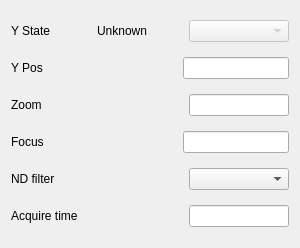
<?xml version="1.0" encoding="UTF-8"?>
<ui version="4.0">
 <class>Form</class>
 <widget class="QWidget" name="Form">
  <property name="enabled">
   <bool>true</bool>
  </property>
  <property name="geometry">
   <rect>
    <x>0</x>
    <y>0</y>
    <width>300</width>
    <height>248</height>
   </rect>
  </property>
  <property name="minimumSize">
   <size>
    <width>300</width>
    <height>200</height>
   </size>
  </property>
  <property name="maximumSize">
   <size>
    <width>300</width>
    <height>16777215</height>
   </size>
  </property>
  <property name="windowTitle">
   <string>Form</string>
  </property>
  <layout class="QGridLayout" name="gridLayout">
   <item row="0" column="1" colspan="2">
    <widget class="PyDMLabel" name="yStateReadback">
     <property name="minimumSize">
      <size>
       <width>80</width>
       <height>0</height>
      </size>
     </property>
     <property name="toolTip">
      <string/>
     </property>
     <property name="text">
      <string>Unknown</string>
     </property>
     <property name="channel" stdset="0">
      <string>ca://IM1L0:XTES:MMS:STATE:GET_RBV</string>
     </property>
    </widget>
   </item>
   <item row="0" column="3">
    <widget class="PyDMEnumComboBox" name="yStateComboBox">
     <property name="enabled">
      <bool>false</bool>
     </property>
     <property name="minimumSize">
      <size>
       <width>100</width>
       <height>0</height>
      </size>
     </property>
     <property name="toolTip">
      <string/>
     </property>
     <property name="channel" stdset="0">
      <string>ca://IM1L0:XTES:MMS:STATE:SET</string>
     </property>
    </widget>
   </item>
   <item row="1" column="0">
    <widget class="QLabel" name="yPosLabel">
     <property name="minimumSize">
      <size>
       <width>80</width>
       <height>0</height>
      </size>
     </property>
     <property name="text">
      <string>Y Pos</string>
     </property>
    </widget>
   </item>
   <item row="1" column="1">
    <widget class="PyDMLabel" name="yPosReadback">
     <property name="minimumSize">
      <size>
       <width>80</width>
       <height>0</height>
      </size>
     </property>
     <property name="toolTip">
      <string/>
     </property>
     <property name="channel" stdset="0">
      <string>ca://IM1L0:XTES:MMS.RBV</string>
     </property>
    </widget>
   </item>
   <item row="1" column="2" colspan="2">
    <widget class="PyDMLineEdit" name="yPosLineEdit">
     <property name="minimumSize">
      <size>
       <width>100</width>
       <height>0</height>
      </size>
     </property>
     <property name="toolTip">
      <string/>
     </property>
     <property name="channel" stdset="0">
      <string>ca://IM1L0:XTES:MMS.VAL</string>
     </property>
    </widget>
   </item>
   <item row="2" column="0">
    <widget class="QLabel" name="zoomLabel">
     <property name="minimumSize">
      <size>
       <width>80</width>
       <height>0</height>
      </size>
     </property>
     <property name="text">
      <string>Zoom</string>
     </property>
    </widget>
   </item>
   <item row="2" column="1">
    <widget class="PyDMLabel" name="zoomReadback">
     <property name="minimumSize">
      <size>
       <width>80</width>
       <height>0</height>
      </size>
     </property>
     <property name="toolTip">
      <string/>
     </property>
     <property name="channel" stdset="0">
      <string>ca://IM1L0:XTES:CLZ.RBV</string>
     </property>
    </widget>
   </item>
   <item row="2" column="3">
    <widget class="PyDMLineEdit" name="zoomLineEdit">
     <property name="minimumSize">
      <size>
       <width>100</width>
       <height>0</height>
      </size>
     </property>
     <property name="toolTip">
      <string/>
     </property>
     <property name="channel" stdset="0">
      <string>ca://IM1L0:XTES:CLZ.VAL</string>
     </property>
    </widget>
   </item>
   <item row="3" column="0">
    <widget class="QLabel" name="focusLabel">
     <property name="minimumSize">
      <size>
       <width>80</width>
       <height>0</height>
      </size>
     </property>
     <property name="text">
      <string>Focus</string>
     </property>
    </widget>
   </item>
   <item row="3" column="1">
    <widget class="PyDMLabel" name="focusReadback">
     <property name="minimumSize">
      <size>
       <width>80</width>
       <height>0</height>
      </size>
     </property>
     <property name="toolTip">
      <string/>
     </property>
     <property name="channel" stdset="0">
      <string>ca://IM1L0:XTES:CLF.RBV</string>
     </property>
    </widget>
   </item>
   <item row="3" column="2" colspan="2">
    <widget class="PyDMLineEdit" name="focusLineEdit">
     <property name="minimumSize">
      <size>
       <width>100</width>
       <height>0</height>
      </size>
     </property>
     <property name="toolTip">
      <string/>
     </property>
     <property name="channel" stdset="0">
      <string>ca://IM1L0:XTES:CLF.VAL</string>
     </property>
    </widget>
   </item>
   <item row="4" column="0">
    <widget class="QLabel" name="ndLabel">
     <property name="minimumSize">
      <size>
       <width>80</width>
       <height>0</height>
      </size>
     </property>
     <property name="text">
      <string>ND filter</string>
     </property>
    </widget>
   </item>
   <item row="4" column="1">
    <widget class="PyDMLabel" name="ndStateReadback">
     <property name="minimumSize">
      <size>
       <width>80</width>
       <height>0</height>
      </size>
     </property>
     <property name="toolTip">
      <string/>
     </property>
     <property name="channel" stdset="0">
      <string>ca://IM1L0:XTES:MFW:GET_RBV</string>
     </property>
    </widget>
   </item>
   <item row="4" column="3">
    <widget class="PyDMEnumComboBox" name="ndStateComboBox">
     <property name="minimumSize">
      <size>
       <width>100</width>
       <height>0</height>
      </size>
     </property>
     <property name="toolTip">
      <string/>
     </property>
     <property name="channel" stdset="0">
      <string>ca://IM1L0:XTES:MFW:SET</string>
     </property>
    </widget>
   </item>
   <item row="5" column="0">
    <widget class="QLabel" name="acquireLabel">
     <property name="minimumSize">
      <size>
       <width>80</width>
       <height>0</height>
      </size>
     </property>
     <property name="text">
      <string>Acquire time</string>
     </property>
    </widget>
   </item>
   <item row="5" column="1">
    <widget class="PyDMLabel" name="acquireReadback">
     <property name="minimumSize">
      <size>
       <width>80</width>
       <height>0</height>
      </size>
     </property>
     <property name="toolTip">
      <string/>
     </property>
     <property name="channel" stdset="0">
      <string>ca://IM1L0:XTES:CAM:AcquireTime_RBV</string>
     </property>
    </widget>
   </item>
   <item row="5" column="3">
    <widget class="PyDMLineEdit" name="acquireLineEdit">
     <property name="minimumSize">
      <size>
       <width>100</width>
       <height>0</height>
      </size>
     </property>
     <property name="toolTip">
      <string/>
     </property>
     <property name="channel" stdset="0">
      <string>ca://IM1L0:XTES:CAM:AcquireTime</string>
     </property>
    </widget>
   </item>
   <item row="0" column="0">
    <widget class="QLabel" name="yStateLabel">
     <property name="text">
      <string>Y State</string>
     </property>
    </widget>
   </item>
  </layout>
 </widget>
 <customwidgets>
  <customwidget>
   <class>PyDMLabel</class>
   <extends>QLabel</extends>
   <header>pydm.widgets.label</header>
  </customwidget>
  <customwidget>
   <class>PyDMEnumComboBox</class>
   <extends>QComboBox</extends>
   <header>pydm.widgets.enum_combo_box</header>
  </customwidget>
  <customwidget>
   <class>PyDMLineEdit</class>
   <extends>QLineEdit</extends>
   <header>pydm.widgets.line_edit</header>
  </customwidget>
 </customwidgets>
 <resources/>
 <connections/>
</ui>
